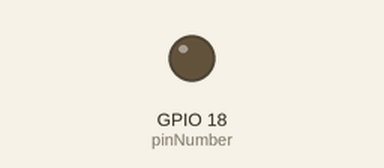
Bench run of a program on a simulated Raspberry Pi (BCM pin numbers). Parts: output pins drawn as LEDs (lit = HIGH). At 7.8 s the program stops and its outputs stay as they are.

Above: at 1.6 s.
At 4.6 s:
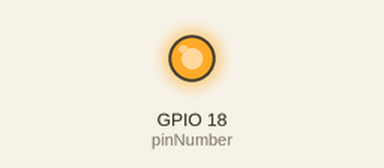
Timing chart, 0 to 9.0 s (numbered marks = the images above):
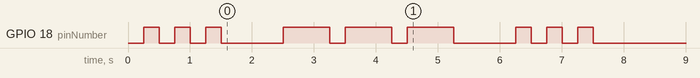

The program:

morse-code.py
```python
import RPi.GPIO as GPIO
import time

interval    = .25
shortDelay  = .25
longDelay   = .75

ON  = 1
OFF = 0

pinNumber = 18

code = '... --- ...'
sequence = list(code)

def setPin(state):
    GPIO.output(pinNumber, state)

def setup():
    GPIO.setmode(GPIO.BCM)
    GPIO.setup(pinNumber, GPIO.OUT)
    setPin(OFF)
    wait(interval)

def teardown():
    GPIO.cleanup()

def wait(seconds):
    time.sleep(seconds)

def flash(seconds):
    setPin(ON)
    wait(seconds)
    setPin(OFF)
    wait(interval)

def dot():
    flash(shortDelay)

def dash():
    flash(longDelay)

def space():
    wait(longDelay)

doActionFor = {
    '-': dash,
    '.': dot,
    ' ': space
}

try:
    setup()

    for character in sequence:
        doActionFor[character]()

    teardown()

except:
    teardown()
```

Measured:
- by itself, GPIO 18 (pinNumber): LOW → HIGH at 0.25 s, → LOW 0.25 s later, → HIGH 0.25 s later, → LOW 0.25 s later, … (18 changes in this stretch)
